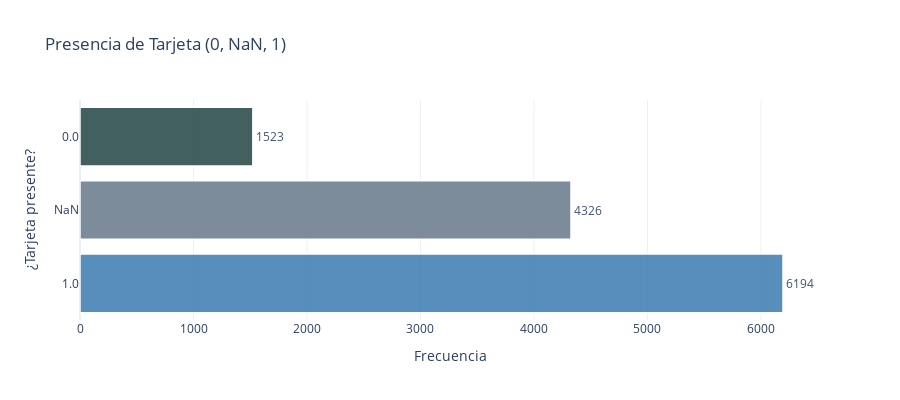

Notebook code for this chart:
### Code cell
import pandas as pd
import plotly.express as px

col = df['card_present_flag'].fillna('NaN').astype(str)

categories = ['0.0', 'NaN', '1.0']
counts = col.value_counts().reindex(categories, fill_value=0).reset_index()
counts.columns = ['card_present_flag', 'count']

counts['card_present_flag'] = pd.Categorical(counts['card_present_flag'],
                                             categories=categories,
                                             ordered=True)

fig = px.bar(counts,
             x='count',
             y='card_present_flag',
             orientation='h',
             title='Presencia de Tarjeta (0, NaN, 1)',
             template='plotly_white',
             text='count',
             color='card_present_flag',
             color_discrete_map={
                 '0.0': '#2F4F4F',  # Dark Slate Gray
                 'NaN': '#708090',  # Slate Gray
                 '1.0': '#4682B4'   # Steel Blue
             })

fig.update_traces(marker_line_color='white',
                  marker_line_width=1.5,
                  opacity=0.9,
                  textposition='outside')

fig.update_layout(
    xaxis_title='Frecuencia',
    yaxis_title='¿Tarjeta presente?',
    showlegend=False,
    height=400
)

fig.show()

### Figure 1 — Plotly figure (JSON) as saved in the notebook; plotly's stock layout.template omitted (floating-point values rounded to 4 significant figures)
{"data": [{"hovertemplate": "card_present_flag=%{y}<br>count=%{text}<extra></extra>", "legendgroup": "0.0", "marker": {"color": "#2F4F4F", "line": {"color": "white", "width": 1.5}, "pattern": {"shape": ""}}, "name": "0.0", "opacity": 0.9, "orientation": "h", "showlegend": true, "text": [1523.0], "textposition": "outside", "type": "bar", "x": [1523], "xaxis": "x", "y": ["0.0"], "yaxis": "y"}, {"hovertemplate": "card_present_flag=%{y}<br>count=%{text}<extra></extra>", "legendgroup": "NaN", "marker": {"color": "#708090", "line": {"color": "white", "width": 1.5}, "pattern": {"shape": ""}}, "name": "NaN", "opacity": 0.9, "orientation": "h", "showlegend": true, "text": [4326.0], "textposition": "outside", "type": "bar", "x": [4326], "xaxis": "x", "y": ["NaN"], "yaxis": "y"}, {"hovertemplate": "card_present_flag=%{y}<br>count=%{text}<extra></extra>", "legendgroup": "1.0", "marker": {"color": "#4682B4", "line": {"color": "white", "width": 1.5}, "pattern": {"shape": ""}}, "name": "1.0", "opacity": 0.9, "orientation": "h", "showlegend": true, "text": [6194.0], "textposition": "outside", "type": "bar", "x": [6194], "xaxis": "x", "y": ["1.0"], "yaxis": "y"}], "layout": {"barmode": "relative", "height": 400, "legend": {"title": {"text": "card_present_flag"}, "tracegroupgap": 0}, "showlegend": false, "title": {"text": "Presencia de Tarjeta (0, NaN, 1)"}, "xaxis": {"anchor": "y", "domain": [0, 1], "title": {"text": "Frecuencia"}}, "yaxis": {"anchor": "x", "categoryarray": ["1.0", "NaN", "0.0"], "categoryorder": "array", "domain": [0, 1], "title": {"text": "¿Tarjeta presente?"}}}}
